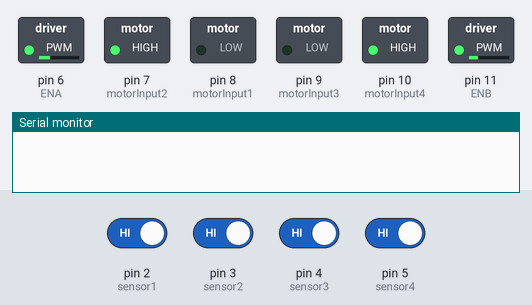
A sketch run on a simulated Arduino Uno, built with avr-gcc and run on an emulated ATmega328P. Parts: switched loads named in the sketch (green lamp = pin HIGH), the last lines printed to the serial monitor. The inputs (shaded band) are chosen by the test bench; at power-on: pin 2 (sensor1), pin 3 (sensor2), pin 4 (sensor3), pin 5 (sensor4) HIGH.

Above: at 1.7 s.
1.8 s: pin 2 (sensor1) driven LOW
At 3.0 s:
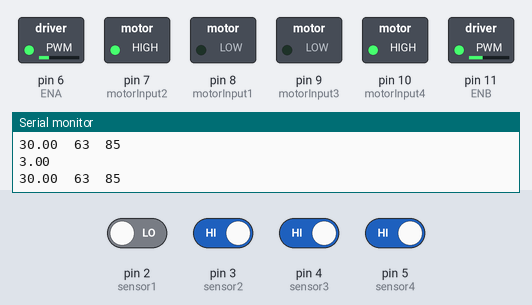
3.3 s: pin 3 (sensor2) driven LOW
At 4.2 s:
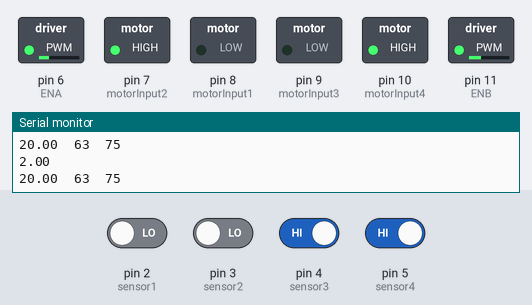
6.3 s: pin 4 (sensor3) driven LOW
At 7.1 s:
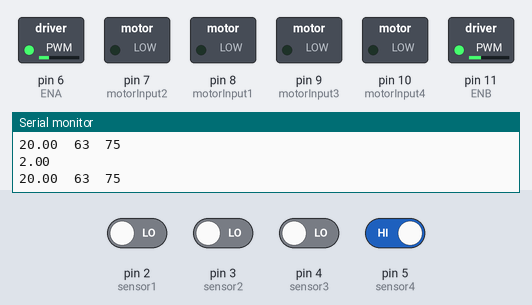
7.8 s: pin 4 (sensor3) driven HIGH
At 8.9 s:
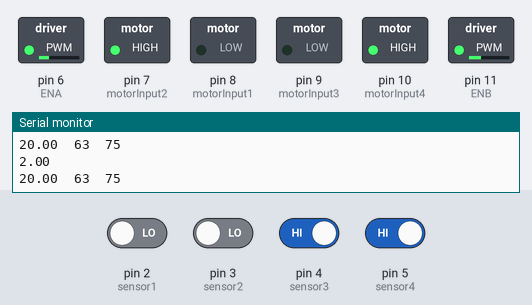
Timing chart, 0 to 10.3 s (numbered marks = the images above; inputs shaded):
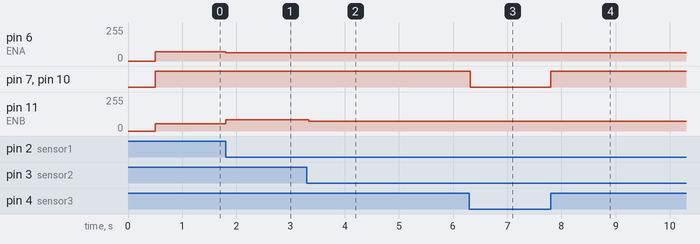

Measured:
- after the input at 1.8 s, pin 6 (ENA): 70/255 → 63/255 at once; pin 11 (ENB): 56/255 → 85/255 at once
- after the input at 3.3 s, pin 11 (ENB): 85/255 → 75/255 at once
- after the input at 6.3 s, pin 7 (motorInput2), pin 10 (motorInput4): HIGH → LOW at once
- after the input at 7.8 s, pin 7 (motorInput2), pin 10 (motorInput4): LOW → HIGH at once

The sketch:

PID_test.ino
```cpp
// IR Sensors
int sensor1 = 2;      // Left most sensor
int sensor2 = 3;
int sensor3 = 4;
int sensor4 = 5;      // Right most sensor

int S1;
int S2;
int S3;
int S4;


// Motor Variables
int ENA = 6;
int motorInput1 = 8;
int motorInput2 = 7;
int motorInput3 = 9;
int motorInput4 = 10;
int ENB = 11;

//Initial Speed of Motor
int initial_motor_speed = 70;


// PID Constants
float Kp = 10;
float Ki = 0;
float Kd = 0;

float error = 0, P = 0, I = 0, D = 0, PID_value = 0;
float previous_error = 0, previous_I = 0;

int flag = 0;

void setup()
{
  pinMode(sensor1, INPUT);
  pinMode(sensor2, INPUT);
  pinMode(sensor3, INPUT);
  pinMode(sensor4, INPUT);

  pinMode(motorInput1, OUTPUT);
  pinMode(motorInput2, OUTPUT);
  pinMode(motorInput3, OUTPUT);
  pinMode(motorInput4, OUTPUT);

  pinMode(ENA, OUTPUT);
  pinMode(ENB, OUTPUT);

  Serial.begin(9600);                     //setting serial monitor at a default baund rate of 9600
  delay(500);
}
void loop() {
    read_sensor_values();
    if(error == 100 || error == 101 || error == 103)  {
       stop_bot();
    }
    else if(error == 102) {
      analogWrite(ENA, initial_motor_speed); //Left Motor Speed
  analogWrite(ENB, 0.8*initial_motor_speed); //Right Motor Speed
  forward();
    }
    else {
       calculate_pid();
        motor_control();
    }

}

void read_sensor_values()
{
  S1 = !digitalRead(sensor1);
  S2 = !digitalRead(sensor2);
  S3 = !digitalRead(sensor3);
  S4 = !digitalRead(sensor4);

  if ((S1 == 1) && (S2 == 0) && (S3 == 0) && (S4 == 0)) error = 3;
  else if ((S1 == 1) && (S2 == 1) && (S3 == 0) && (S4 == 0)) error = 2;
  else if ((S1 == 0) && (S2 == 1) && (S3 == 0) && (S4 == 0)) error = 1;
  else if ((S1 == 0) && (S2 == 1) && (S3 == 1) && (S4 == 0)) error = 0;
  else if ((S1 == 0) && (S2 == 0) && (S3 == 1) && (S4 == 0)) error = -1;
  else if ((S1 == 0) && (S2 == 0) && (S3 == 1) && (S4 == 1)) error = -2;
  else if ((S1 == 0) && (S2 == 0) && (S3 == 0) && (S4 == 1)) error = -3;

  else if ((S1 == 1) && (S2 == 1) && (S3 == 1) && (S4 == 0)) error = 100;
  else if ((S1 == 0) && (S2 == 1) && (S3 == 1) && (S4 == 1)) error = 101;
  else if ((S1 == 0) && (S2 == 0) && (S3 == 0) && (S4 == 0)) error = 102;
  else if ((S1 == 1) && (S2 == 1) && (S3 == 1) && (S4 == 1)) error = 103;

  /*
    Serial.print(sensor[0]);
    Serial.print("\t");
    Serial.print(S2);
    Serial.print("\t");
    Serial.print(S3);
    Serial.print("\t");
    Serial.println(S4);*/
}

void calculate_pid()
{

  P = error;
  I = I + previous_I;
  D = error - previous_error;

  PID_value = (Kp * P) + (Ki * I) + (Kd * D);

  previous_I = I;
  previous_error = error;
}

void motor_control()
{
  // Calculating the effective motor speed:
  int left_motor_speed = initial_motor_speed - PID_value;
  int right_motor_speed = 0.79*initial_motor_speed + PID_value;

  // The motor speed should not exceed the max PWM value
  left_motor_speed = constrain(left_motor_speed, 63, 150);
  right_motor_speed = constrain(right_motor_speed, 50, 150);
    Serial.println(error);
    Serial.print(PID_value);
    Serial.print("\t");
    Serial.print(left_motor_speed);
    Serial.print("\t");
    Serial.println(right_motor_speed);

  analogWrite(ENA, left_motor_speed); //Left Motor Speed
  analogWrite(ENB, right_motor_speed); //Right Motor Speed

  //following lines of code are to make the bot move forward
  forward();
}

void forward()
{
  /*The pin numbers and high, low values might be different depending on your connections */
  digitalWrite(motorInput1, LOW);
  digitalWrite(motorInput2, HIGH);
  digitalWrite(motorInput3, LOW);
  digitalWrite(motorInput4, HIGH);
}
void reverse()
{
  /*The pin numbers and high, low values might be different depending on your connections */
  digitalWrite(motorInput1, HIGH);
  digitalWrite(motorInput2, LOW);
  digitalWrite(motorInput3, HIGH);
  digitalWrite(motorInput4, LOW);
}
void right()
{
  /*The pin numbers and high, low values might be different depending on your connections */
  digitalWrite(motorInput1, LOW);
  digitalWrite(motorInput2, HIGH);
  digitalWrite(motorInput3, LOW);
  digitalWrite(motorInput4, LOW);
}
void left()
{
  /*The pin numbers and high, low values might be different depending on your connections */
  digitalWrite(motorInput1, LOW);
  digitalWrite(motorInput2, LOW);
  digitalWrite(motorInput3, LOW);
  digitalWrite(motorInput4, HIGH);
}
void sharpRightTurn() {
  /*The pin numbers and high, low values might be different depending on your connections */
  digitalWrite(motorInput1, LOW);
  digitalWrite(motorInput2, HIGH);
  digitalWrite(motorInput3, HIGH);
  digitalWrite(motorInput4, LOW);
}
void sharpLeftTurn() {
  /*The pin numbers and high, low values might be different depending on your connections */
  digitalWrite(motorInput1, HIGH);
  digitalWrite(motorInput2, LOW);
  digitalWrite(motorInput3, LOW);
  digitalWrite(motorInput4, HIGH);
}
void stop_bot()
{
  /*The pin numbers and high, low values might be different depending on your connections */
  digitalWrite(motorInput1, LOW);
  digitalWrite(motorInput2, LOW);
  digitalWrite(motorInput3, LOW);
  digitalWrite(motorInput4, LOW);
}
```
